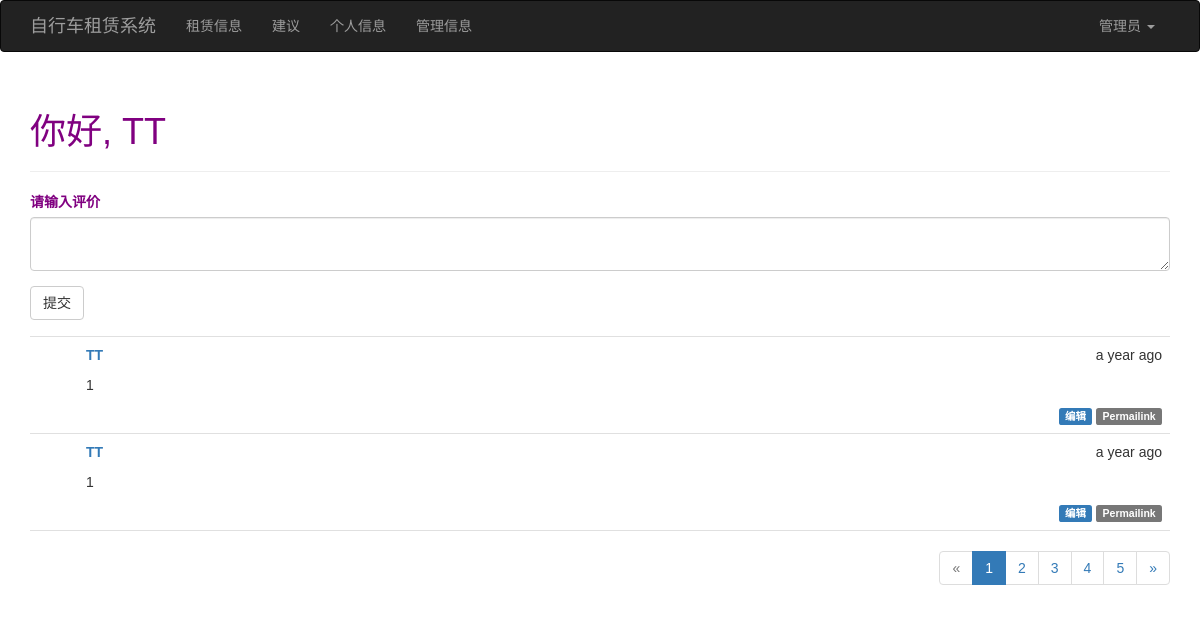
The page / (signed in) on the database its author committed.
### app/models.py (models this page shows, shortened)
class User(UserMixin, db.Model):
    __tablename__ = 'users'
    id = db.Column(db.Integer, primary_key=True)
    email = db.Column(db.String(64), unique=True, index=True)
    username = db.Column(db.String(64), unique=True, index=True)
    password_hash = db.Column(db.String(128))
    role_id = db.Column(db.Integer, db.ForeignKey('roles.id'))
    confirmed = db.Column(db.Boolean, default=False)
    name = db.Column(db.String(64))
    location = db.Column(db.String(64))
    about_me = db.Column(db.Text())
    member_since = db.Column(db.DateTime(), default=datetime.utcnow)
    last_seen = db.Column(db.DateTime(), default=datetime.utcnow)
    posts = db.relationship('Post', backref='author', lazy='dynamic')
    rented_bike = db.relationship('Rent',
                                  foreign_keys=[Rent.renter_id],
                                  backref=db.backref('renter',lazy='joined'),
                                  lazy='dynamic',
                                  cascade='all, delete-orphan')
    def can(self, perm):
        return self.role is not None and self.role.has_permission(perm)
    def is_administrator(self):
        return self.can(Permission.ADMIN)
    def ping(self):
        self.last_seen = datetime.utcnow()
        db.session.add(self)
        db.session.commit()
    @property#get的功能,返回密码是不可读的
    def password(self):
        raise AttributeError('password is not a readable attribute')

class Post(db.Model):
    __tablename__ = 'posts'
    id = db.Column(db.Integer, primary_key=True)
    body = db.Column(db.Text)
    timestamp = db.Column(db.DateTime, index=True, default=datetime.utcnow)
    author_id = db.Column(db.Integer, db.ForeignKey('users.id'))
    body_html = db.Column(db.Text)

### app/main/views.py (the view, shortened to what this page needs)
@main.route('/', methods=['GET', 'POST'])
def index():
    form = PostForm()
    page = request.args.get('page', 1, type=int) #120
    pagination = Post.query.order_by(Post.timestamp.desc()).paginate(
        page, per_page=current_app.config['FLASKY_POSTS_PER_PAGE'], #per_page显示每叶显示的数据量
        error_out=False
    )
    posts = pagination.items
    return render_template('index.html', form=form, posts=posts,
                            pagination=pagination)

### app/main/forms.py
class PostForm(FlaskForm):
    body = PageDownField("请输入评价", validators=[DataRequired()])
    submit = SubmitField('提交')

### app/auth/views.py (called while the page is built)
@auth.before_app_request
def before_app_request():
    if current_user.is_authenticated:
        current_user.ping()
        if  not current_user.confirmed \
                and request.endpoint \
                and request.blueprint != 'auth' \
                and request.endpoint != 'static':      #endpoint：处理请求的Flask端点的名称：Flask把视图函数的名称用作路由端点的名称
                        return redirect(url_for('auth.unconfirmed'))

### app/main/__init__.py (called while the page is built)
@main.app_context_processor#使变量在所有模版中可访问。
def inject_permissions():
    return dict(Permission=Permission)

### app/models.py (called while the page is built)
@login_manager.user_loader
def load_user(user_id):
    return User.query.get(int(user_id))

    def has_permission(self, perm):
        return self.permissions & perm == perm#按位与运算符：参与运算的两个值,如果两个相应位都为1,则该位的结果为1,否则为0

### app/templates/index.html (shortened to what this page needs)
{% extends "base.html" %}
{% import "bootstrap/wtf.html" as wtf %}
{% import "_macros.html" as macros %}
{% block page_content %}
<div style="color:purple" class="page-header">
    <h1>你好,
    {% if current_user.is_authenticated %}
         {{ current_user.username}}
    {% else %}
         未注册用户
    {% endif %}
    </h1>
</div>
<div style="color:purple">
    {% if current_user.can(Permission.WRITE) %}
    {{ wtf.quick_form(form) }}
    {% endif %}
</div>
{% if current_user.is_authenticated %}
{% include '_posts.html' %}
{% if pagination %}
<div class="pagination">
      {{ macros.pagination_widget(pagination, '.index') }}
</div>
{% endif %}
{% endif %}
{% endblock %}

### app/templates/_posts.html
<ul class="posts">
  {% for post in posts %}
      <li class="post">
          <div class="post-content">
              <div class="post-date">{{ moment(post.timestamp).fromNow() }}</div>
              <div class="post-author">
                <a href="{{ url_for('.user', username=post.author.username) }}">
                {{ post.author.username }}
                </a>
            </div>
              <div class="post-body">
                <p>
                {% if post.body_html %}
                    {{ post.body_html | safe }}
                {% else %}
                    {{ post.body }}
                {% endif %}
                </p>
              </div>
              <div class="post-footer">
                {% if current_user == post.author %}
                <a href="{{ url_for('.edit', id=post.id) }}">
                    <span class="label label-primary">编辑</span>
                </a>
                {% elif current_user.is_administrator() %}
                <a href="{{ url_for('.edit', id=post.id) }}">
                    <span class="label label-danger">编辑[Admin]</span>
                </a>
                {% endif %}
                <a href="{{ url_for('.post', id=post.id) }}">
                    <span class="label label-default">Permailink</span>
                </a>
              </div>
          </div>
      </li>
      {% endfor %}
</ul>

### app/static/styles.css (style rules this page uses)
ul.posts { list-style-type: none; padding: 0px; margin: 16px 0px 0px 0px; border-top: 1px solid #e0e0e0; }
ul.posts li.post { padding: 8px; border-bottom: 1px solid #e0e0e0; }
div.post-date { float: right; }
div.post-author { font-weight: bold; }
div.post-content { margin-left: 48px; min-height: 48px; }
div.post-footer { text-align: right; }
div.pagination { width: 100%; text-align: right; padding: 0px; margin: 0px; }
body { width: 100%; height: 100%; margin: 0; overflow: hidden; background-color: #FFFFFF; font-family: "Microsoft YaHei", sans-serif; }

### rows shown on the page
User: username "TT"
Post: timestamp "a year ago", author.username "TT", body_html "1"
Post: timestamp "a year ago", author.username "TT", body_html "1"

### other values the page prints
{{ p }} "1"
{{ p }} "2" "3" "4" "5"
